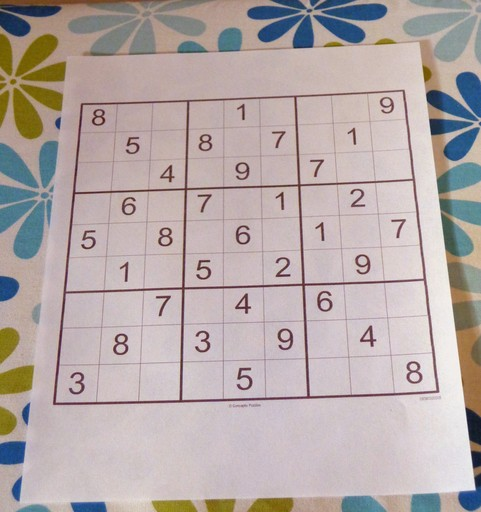
#> input picture OPENCV__2/1.jpeg, 481 x 512 px
$ python 'resim.döndürme.işlemi.py'
#> lines starting #> are read from the running program, lines starting #| are printed output that depends on the picture

import cv2
import numpy as np

img = cv2.imread("1.jpeg")
#> img is the input picture: shape (512, 481, 3); mean B, G, R 168.2, 169.5, 181.2

rows, cols = img.shape[:2]
#> rows = 512; cols = 481

# resmi döndürmek için bir matrixe ihtiyacım var.

rotation_matrix = cv2.getRotationMatrix2D((cols / 2, rows / 2), 30, 0.7)
# içine merkezlerini yazdık. 0.7 yazarsak %30'luk küçültme işlemi olucak ama tam ekrana girecek
# 30 derece döndüreceğimi yazdım.
# son parametreyi küçültme ve büyültme olarak kullanıyoruz.

# tekrar resim üzerine çaprma işlemi yapmak için
img_rotation =cv2.warpAffine(img, rotation_matrix, (cols, rows))
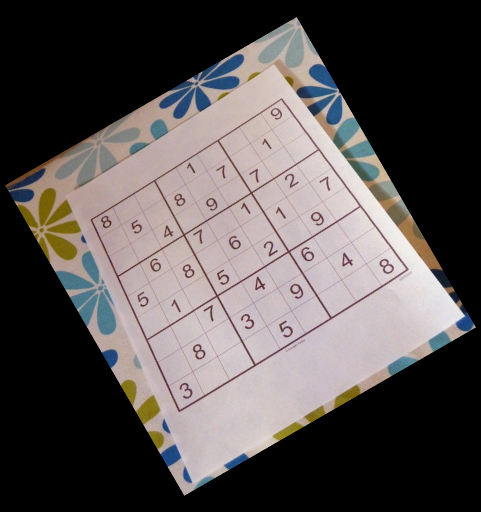
#> img_rotation: shape (512, 481, 3); mean B, G, R 82.4, 83.1, 88.8
# şu kısım sonuçta oluşan resmin bilgilerini içeriyor.

cv2.imshow("img", img)
cv2.imshow("img_rotation", img_rotation)

cv2.waitKey()
cv2.destroyAllWindows()

$ run again, with OPENCV__2/Adsız.png saved as OPENCV__2/1.jpeg
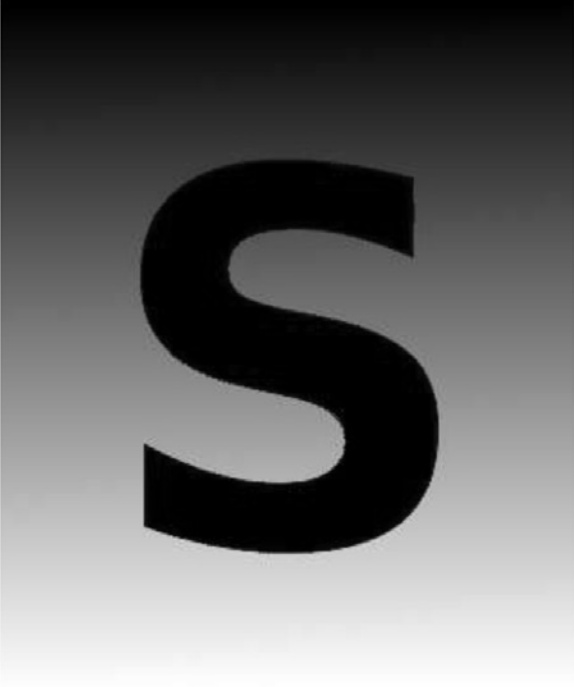
#> input picture OPENCV__2/Adsız.png, 574 x 687 px
#> img is the input picture: shape (687, 574, 3); min 0, max 255, mean 102.8
#> `img_rotation =cv2.warpAffine(img, rotation_matrix, (cols, rows))`:
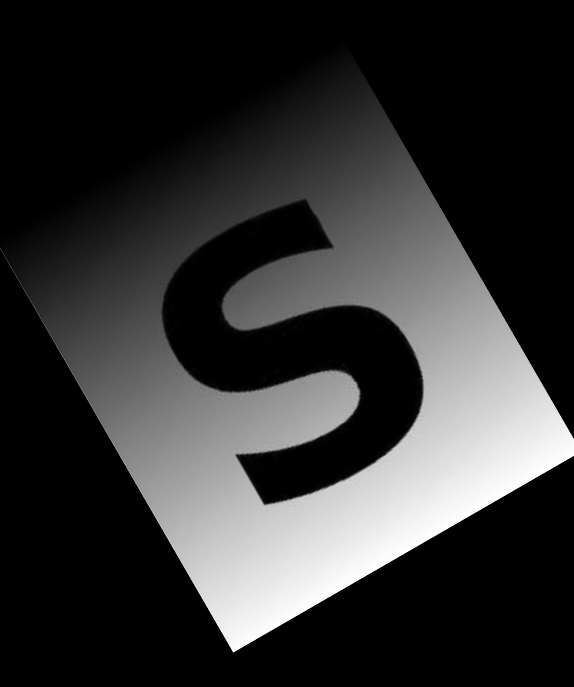
#> img_rotation: shape (687, 574, 3); min 0, max 254, mean 50.3

$ run again, with OPENCV__2/d.jpg copied over OPENCV__2/1.jpeg
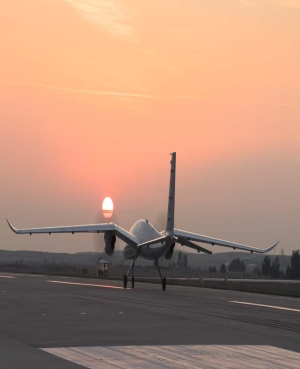
#> input picture OPENCV__2/d.jpg, 300 x 369 px
#> img is the input picture: shape (369, 300, 3); mean B, G, R 118.8, 139.7, 178.7
#> `img_rotation =cv2.warpAffine(img, rotation_matrix, (cols, rows))`:
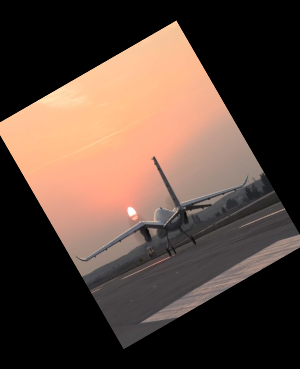
#> img_rotation: shape (369, 300, 3); mean B, G, R 58.1, 68.4, 87.5
